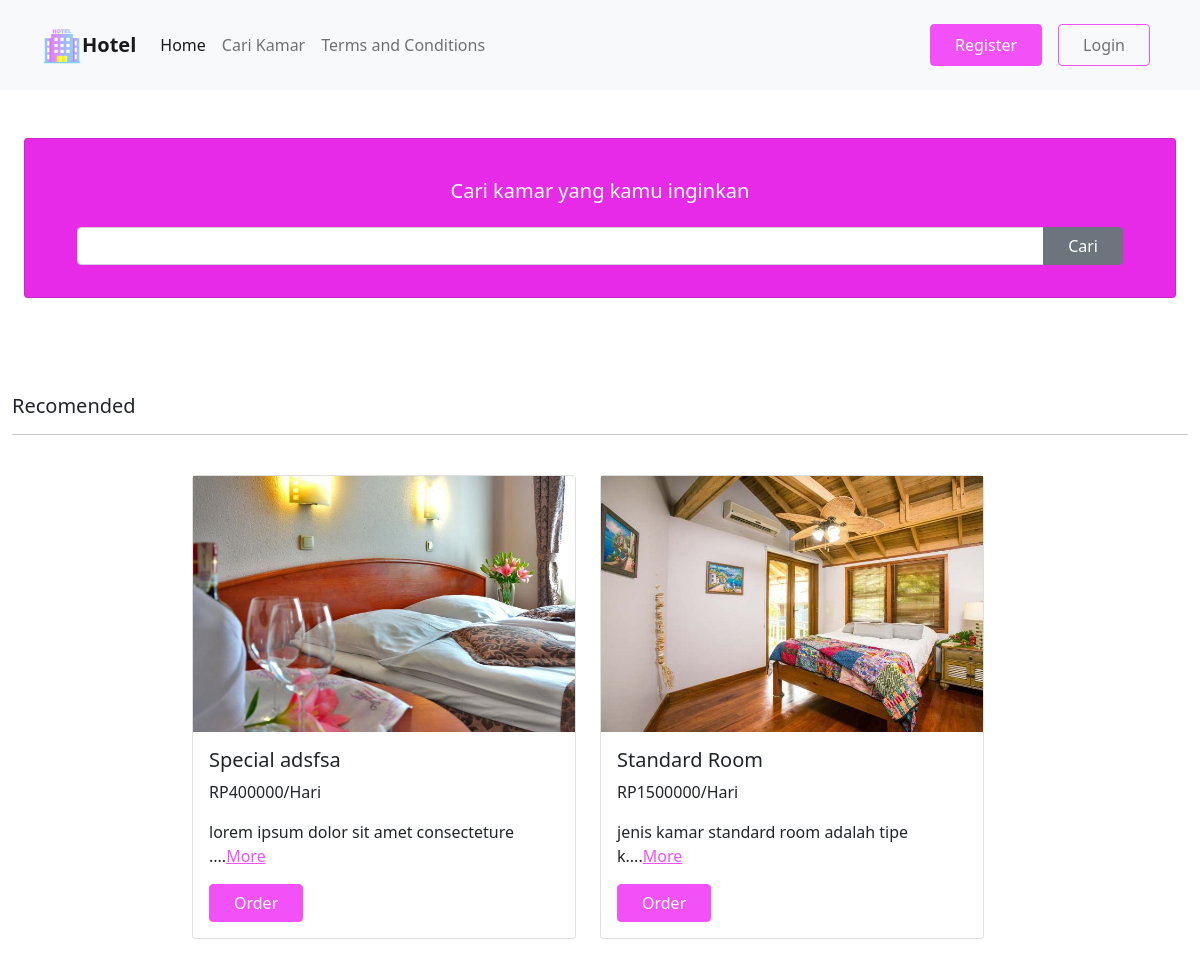
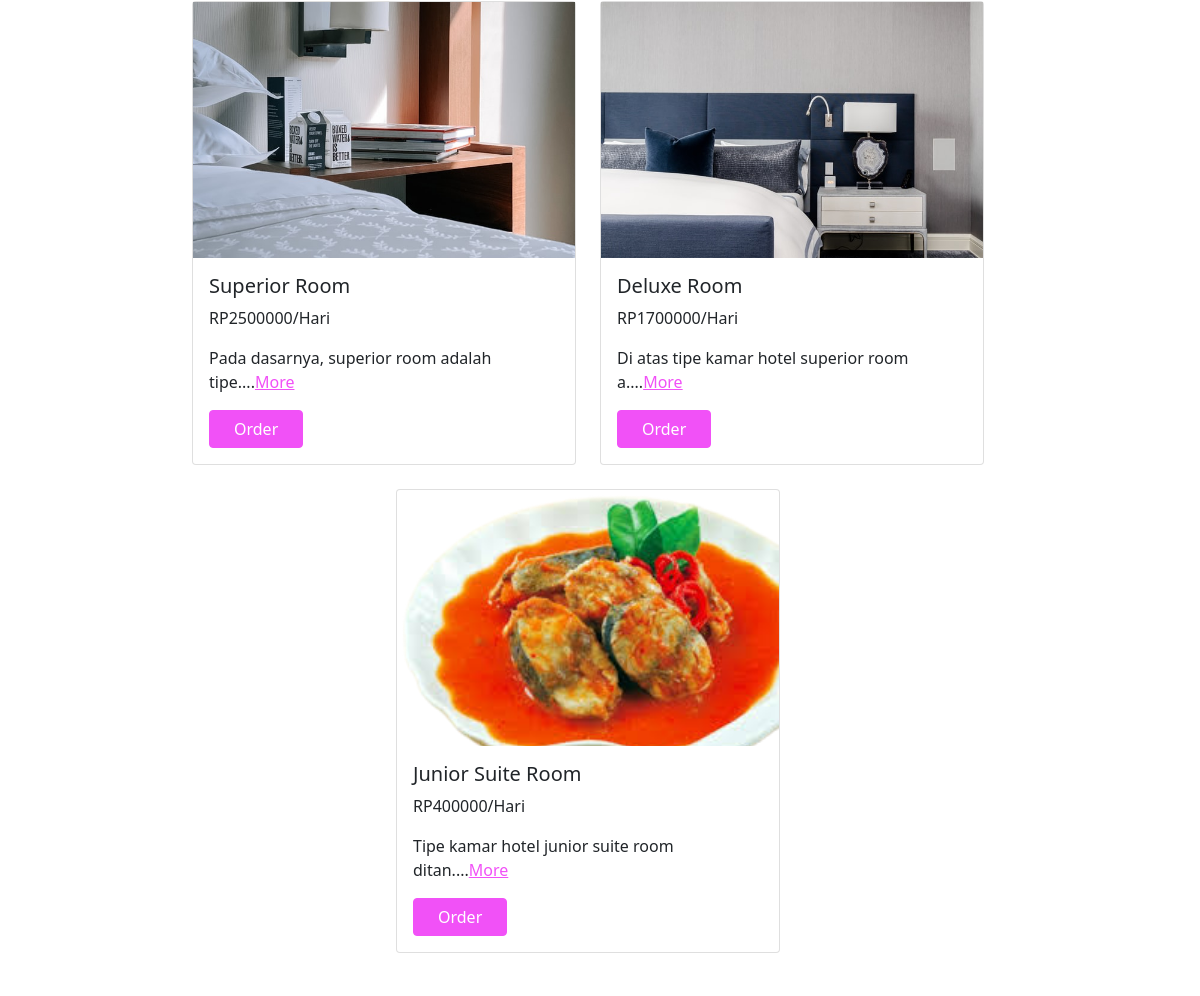
Page /cari_kamar.php (upper part) on the earlier database version (2 pictures, top to bottom).
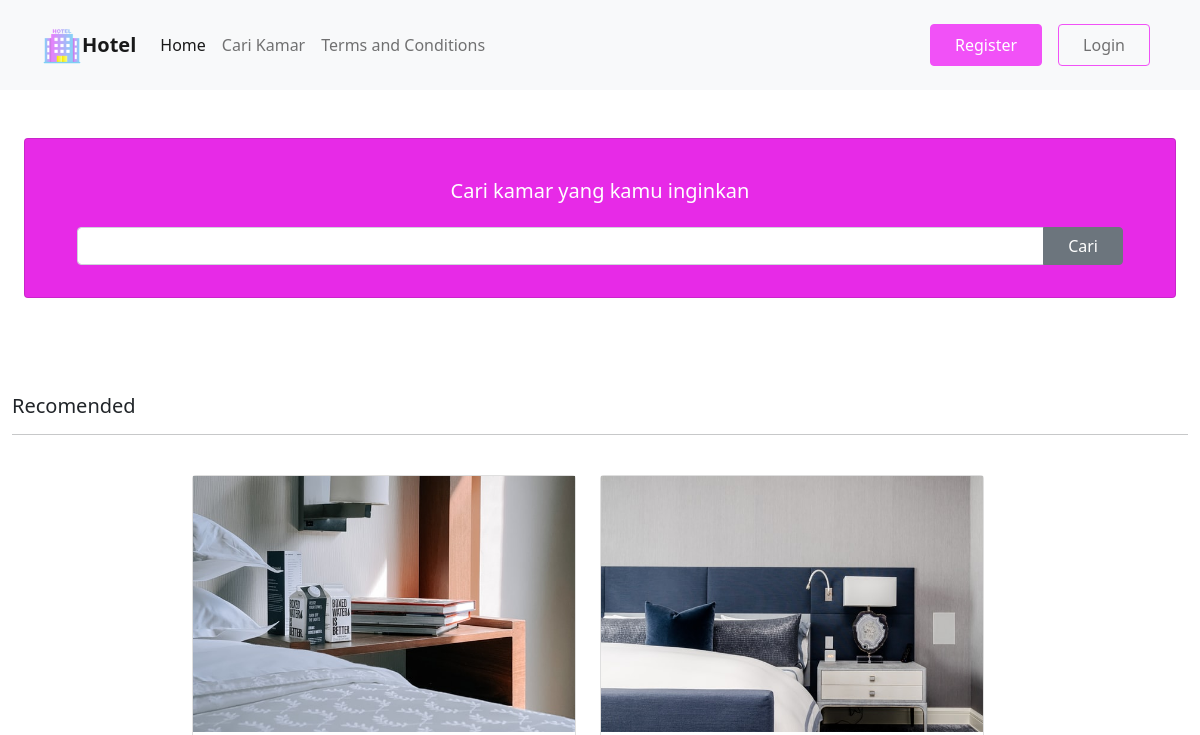
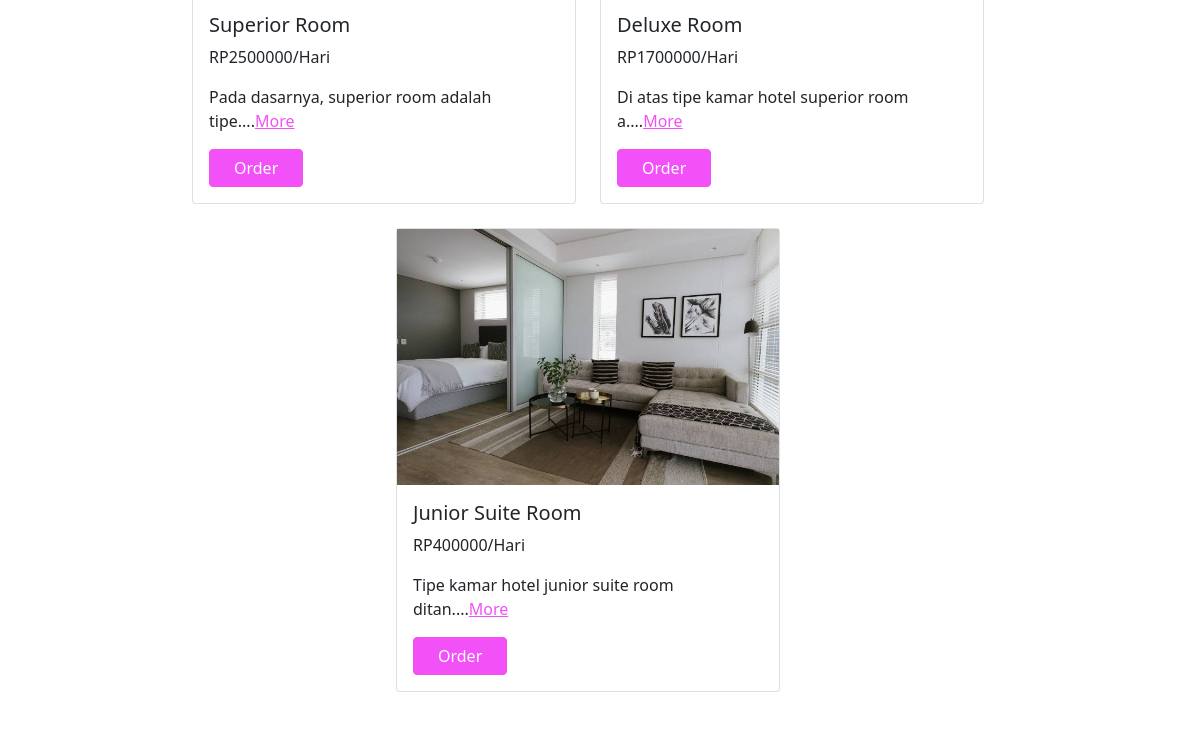
Same page on the later database version (2 pictures, top to bottom).
### tables this page shows
CREATE TABLE `kamar` (
  `id` bigint(20) NOT NULL,
  `title` varchar(255) NOT NULL,
  `price` double NOT NULL,
  `foto` varchar(255) NOT NULL,
  `deskripsi` text NOT NULL,
  `created_at` timestamp NOT NULL DEFAULT current_timestamp(),
  `updated_at` timestamp NOT NULL DEFAULT current_timestamp()
);

### cari_kamar.php (the view, shortened to what this page needs)
<?php require_once 'layouts/header.php' ?>
<?php
$sql = "SELECT * FROM kamar";
$result = mysqli_query($conn, $sql);
?>
<div class="row my-4 d-flex mx-4 pt-4">
    <div class="card bg-primary text-white">
        <div class="card-body">
            <h5 class="card-title text-center my-4">Cari kamar yang kamu inginkan</h5>
            <form action="" method="get" class="input-group mb-3 px-4">
                <input type="text" class="form-control" aria-label="Text input with dropdown button">
                <button class="btn btn-secondary text-white px-4" type="button">Cari</button>
            </form>
        </div>
    </div>
</div>
<br>
<br>
<br>
<div class="container-fluid">
    <h5>Recomended</h5>
    <hr>
    <div class="row d-flex justify-content-center">
        <?php if ($result->num_rows > 0): ?>
        <?php while($row = $result->fetch_assoc()): ?>
        <div class="card p-0 me-4 mt-4" style="width: 24rem;">
            <div
                style="height: 16rem; background-size: cover; background-image: url('<?= 'assets/images/kamar/' . $row['foto'] ?>')">
            </div>
            <div class="card-body">
                <h5 class="card-title"><?= $row['title'] ?></h5>
                <p class="card-text">RP<?= $row['price'] ?>/Hari</p>
                <p class="card-text"><?= substr($row['deskripsi'], 0, 40) . '....' ?><a href="#">More</a></p>
                <a href="order.php?kamar_id=<?= $row['id'] ?>" class="px-4 btn btn-primary">Order</a>
            </div>
        </div>
        <?php endwhile; ?>
        <?php else: ?>
        <h1>Data Kosong</h1>
        <?php endif; ?>
    </div>
</div>
<br>
<br>
<br>
<br>
<br>
</body>
</html>

Differences in the rows shown:
removed kamar: foto (picture), title "Special adsfsa", price "400000", deskripsi "lorem ipsum dolor sit amet consecteture"
removed kamar: foto (picture), title "Standard Room", price "1500000", deskripsi "jenis kamar standard room adalah tipe k"
changed kamar "Junior Suite Room": foto: a different picture
